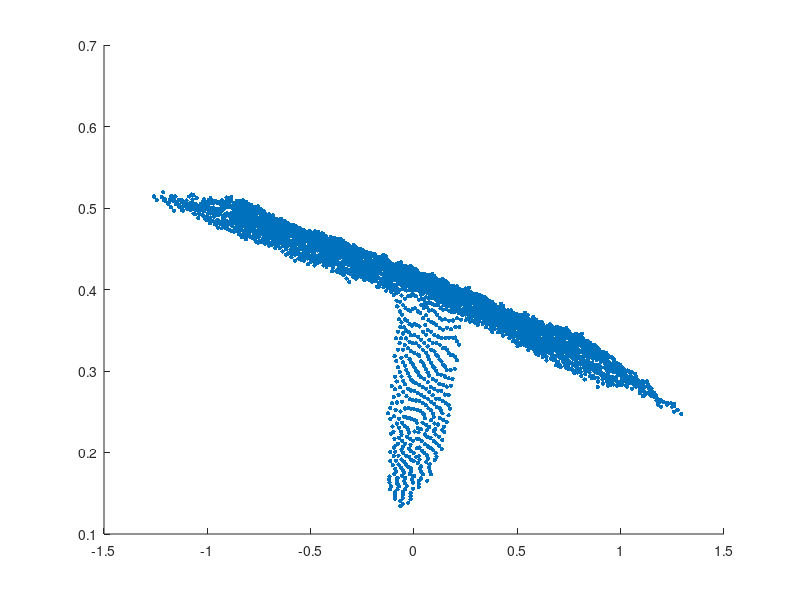

Reproduce this figure in MATLAB. (Note: this script raises an error after producing the figure.)
%% part a.)
clf;
hold on;

%load data
D = load('clear_table.txt');

%visualize point cloud
scatter3(D(:,1),D(:,2),D(:,3), 10, 'filled');

%calculate least squares approximation plane coefficients
c = D\ones(size(D,1),1)

%generate x,y grid
axis([-1.5 1.5 .25 .55 1.5 2.5])
[x y] = meshgrid(-1.5:0.5:2)

%generate surface from x,y grid
z = (1 - c(1)*x - c(2)*y)/c(3);

%plot surface
mesh(x,y,z)

%find avg. distance of point in dataset to plane
%|ax0+by0+cz0+d|/(sqrt(a^2+b^2+c^2))
%found on http://mathworld.wolfram.com/Point-PlaneDistance.html
avg_distance = sum(abs(c(1)*D(:,1)+c(2)*D(:,2)+c(3)*D(:,3)-1)/(sqrt(c(1)^2+c(2)^2+c(3)^2)))/length(D)


%% part b.)

clf;
hold on;

%load data
D = load('cluttered_table.txt');

%visualize point cloud
scatter3(D(:,1),D(:,2),D(:,3),10,'filled');

%compute least-squared plane coefficients
c = D\ones(size(D,1),1)

%generate x,y grid
axis([-1.5 1.5 .25 .55 1.5 2.5]);
[x y] = meshgrid(-1.5:0.5:2);

%generate surface from grid
z = (1 - c(1)*x - c(2)*y)/c(3);

%plot surface
mesh(x,y,z)

%% part c.)

clf;
hold on;

%load data
D = load('cluttered_table.txt');

%visualize data point cloud
scatter3(D(:,1),D(:,2),D(:,3), 10, 'filled');

%compute best model coefficients using 3D extension of commonly implemented RANSAC
%David A. Forsyth and Jean Ponce (2003). Computer Vision, a modern approach. Prentice Hall. ISBN 0-13-085198-1.
%These RANSAC parameters were gotten with much tweaking - please see
%RANSAC function for argument descriptions
[bestmodel] = ransac3D(D,100,6,.03,300);

%generate x,y grid
axis([-1.5 1.5 .25 .55 1.5 2.5])
[x y] = meshgrid(-1.5:0.5:2);

%generate surface from grid
z = (1 - bestmodel(1)*x - bestmodel(2)*y)/bestmodel(3);

%plot surface
mesh(x,y,z)

%% part d.)

clf;
hold on;

%load data
D = load('clean_hallway.txt');

%since we know the orientation of the data relative to where the "center"
%of the robot would be, we can "cut the data" into 4 chunks (each corresponding to a face)to make the
%data more ammenable to RANSAC
D_f1 = D((D(:,1)<0.5),:,:);
D_f2 = D((D(:,1)>2),:,:);
D_f3 = D((D(:,2)<0.5),:,:);
D_f4 = D((D(:,2)>2),:,:);

%visualize the data with a point cloud
scatter3(D(:,1),D(:,2),D(:,3), 10, 'filled');

%run RANSAC 4 times (once for each plane) using the same tweaking from c.)
[bestmodel_f1] = ransac3D(D_f1,20,6,.1,1000);
[bestmodel_f2] = ransac3D(D_f2,20,6,.1,1000);
[bestmodel_f3] = ransac3D(D_f3,20,6,.1,1000);
[bestmodel_f4] = ransac3D(D_f4,20,6,.1,1000);

%generate x,y grid
axis([-1 3 -1 3 1 3])
[x y] = meshgrid(-1:0.5:3);

%generate a surface for each face
z_f1 = (1 - bestmodel_f1(1)*x - bestmodel_f1(2)*y)/bestmodel_f1(3);
z_f2 = (1 - bestmodel_f2(1)*x - bestmodel_f2(2)*y)/bestmodel_f2(3);
z_f3 = (1 - bestmodel_f3(1)*x - bestmodel_f3(2)*y)/bestmodel_f3(3);
z_f4 = (1 - bestmodel_f4(1)*x - bestmodel_f4(2)*y)/bestmodel_f4(3);

%plot surfaces for each face
surf(x,y,z_f1,'FaceColor','red')
surf(x,y,z_f2,'FaceColor','green')
surf(x,y,z_f3,'FaceColor','cyan')
surf(x,y,z_f4,'FaceColor','magenta')

%% part e.)

clf;
hold on;

%load data
D = load('cluttered_hallway.txt');

%same reasoning as above
D_f1 = D((D(:,1)<-1),:,:);
D_f2 = D((D(:,1)>.8),:,:);
D_f3 = D((D(:,2)<0),:,:);
D_f4 = D((D(:,2)>.8),:,:);

%visualize the data with point cloud
scatter3(D(:,1),D(:,2),D(:,3), 10, 'filled');

%run RANSAC3D
[bestmodel_f1] = ransac3D(D_f1,20,6,.1,1000);
[bestmodel_f2] = ransac3D(D_f2,20,6,.1,1000);
[bestmodel_f3] = ransac3D(D_f3,20,6,.1,1000);
[bestmodel_f4] = ransac3D(D_f4,20,6,.1,1000);

%generate x,y grids. The red grid needed different bounds to be pleasing
%when graphically plotted
axis([-1 3 -1 3 1 3])
[x y] = meshgrid(-1:0.5:3);
[x1 y1] = meshgrid(-2:0.5:2);

%generate surfaces from x,y grids
z_f1 = (1 - bestmodel_f1(1)*x1 - bestmodel_f1(2)*y1)/bestmodel_f1(3);
z_f2 = (1 - bestmodel_f2(1)*x - bestmodel_f2(2)*y)/bestmodel_f2(3);
z_f3 = (1 - bestmodel_f3(1)*x - bestmodel_f3(2)*y)/bestmodel_f3(3);
z_f4 = (1 - bestmodel_f4(1)*x - bestmodel_f4(2)*y)/bestmodel_f4(3);

%plot surfaces
surf(x1,y1,z_f1,'FaceColor','red')
surf(x,y,z_f2,'FaceColor','green')
surf(x,y,z_f3,'FaceColor','cyan')
surf(x,y,z_f4,'FaceColor','magenta')

%measure some smoothness
avg_distance = sum(abs(bestmodel_f1(1)*D_f1(:,1)+bestmodel_f1(2)*D_f1(:,2)+bestmodel_f1(3)*D_f1(:,3)-1)/(sqrt(bestmodel_f1(1)^2+bestmodel_f1(2)^2+bestmodel_f1(3)^2)))/length(D_f1)
avg_distance = sum(abs(bestmodel_f2(1)*D_f2(:,1)+bestmodel_f2(2)*D_f2(:,2)+bestmodel_f2(3)*D_f2(:,3)-1)/(sqrt(bestmodel_f2(1)^2+bestmodel_f2(2)^2+bestmodel_f2(3)^2)))/length(D_f2)
avg_distance = sum(abs(bestmodel_f3(1)*D_f3(:,1)+bestmodel_f3(2)*D_f3(:,2)+bestmodel_f3(3)*D_f3(:,3)-1)/(sqrt(bestmodel_f3(1)^2+bestmodel_f3(2)^2+bestmodel_f3(3)^2)))/length(D_f3)
avg_distance = sum(abs(bestmodel_f4(1)*D_f4(:,1)+bestmodel_f4(2)*D_f4(:,2)+bestmodel_f4(3)*D_f4(:,3)-1)/(sqrt(bestmodel_f4(1)^2+bestmodel_f4(2)^2+bestmodel_f4(3)^2)))/length(D_f4)

